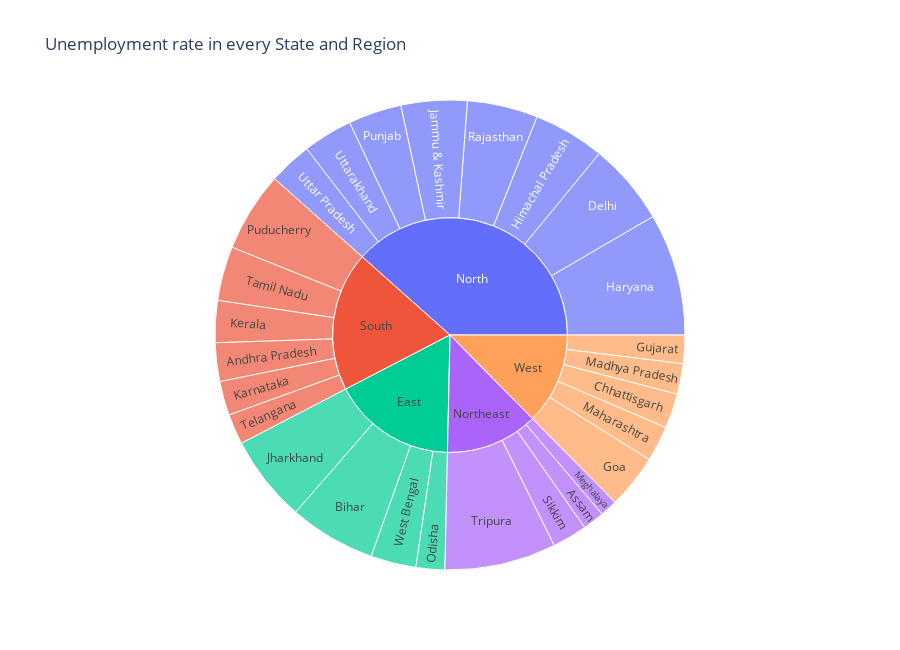

This figure's notebook cell:
### Code cell
unemployment = data[["States", "Region", "Estimated Unemployment Rate"]]

fig = px.sunburst(unemployment, path=['Region','States'], values='Estimated Unemployment Rate',title= 'Unemployment rate in every State and Region', height=650)
fig.show()

### Figure 1 — Plotly figure (JSON) as saved in the notebook; plotly's stock layout.template omitted (floating-point values rounded to 4 significant figures)
{"data": [{"branchvalues": "total", "domain": {"x": [0, 1], "y": [0, 1]}, "hovertemplate": "labels=%{label}<br>Estimated Unemployment Rate=%{value}<br>parent=%{parent}<br>id=%{id}<extra></extra>", "ids": ["South/Andhra Pradesh", "Northeast/Assam", "East/Bihar", "West/Chhattisgarh", "North/Delhi", "West/Goa", "West/Gujarat", "North/Haryana", "North/Himachal Pradesh", "North/Jammu & Kashmir", "East/Jharkhand", "South/Karnataka", "South/Kerala", "West/Madhya Pradesh", "West/Maharashtra", "Northeast/Meghalaya", "East/Odisha", "South/Puducherry", "North/Punjab", "North/Rajasthan", "Northeast/Sikkim", "South/Tamil Nadu", "South/Telangana", "Northeast/Tripura", "North/Uttar Pradesh", "North/Uttarakhand", "East/West Bengal", "East", "North", "Northeast", "South", "West"], "labels": ["Andhra Pradesh", "Assam", "Bihar", "Chhattisgarh", "Delhi", "Goa", "Gujarat", "Haryana", "Himachal Pradesh", "Jammu & Kashmir", "Jharkhand", "Karnataka", "Kerala", "Madhya Pradesh", "Maharashtra", "Meghalaya", "Odisha", "Puducherry", "Punjab", "Rajasthan", "Sikkim", "Tamil Nadu", "Telangana", "Tripura", "Uttar Pradesh", "Uttarakhand", "West Bengal", "East", "North", "Northeast", "South", "West"], "name": "", "parents": ["South", "Northeast", "East", "West", "North", "West", "West", "North", "North", "North", "East", "South", "South", "West", "West", "Northeast", "East", "South", "North", "North", "Northeast", "South", "South", "Northeast", "North", "North", "East", "", "", "", "", ""], "type": "sunburst", "values": [86.64, 48.56, 194.7, 78.19, 184.1, 121.7, 63.76, 274.8, 160.7, 148.3, 195.4, 76.68, 94.34, 68.54, 79.79, 38.66, 64.62, 179.4, 119.8, 158.7, 78.34, 121.9, 68.33, 250.6, 97.37, 111.6, 101.9, 556.6, 1255.0, 416.1, 627.3, 411.9]}], "layout": {"height": 650, "legend": {"tracegroupgap": 0}, "title": {"text": "Unemployment rate in every State and Region"}}}
